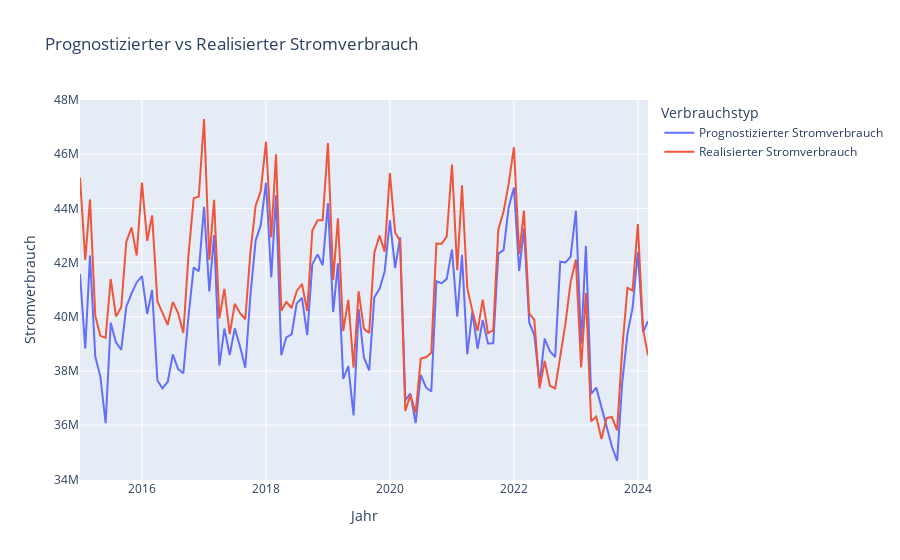

The notebook cell saved with this chart:
### Markdown cell above
## 1 Realisierter Stromverbrauch und Gesamt realisierte Erzeugung

### Code cell
test_progVSreal_Str_2015_2024 = pd.read_csv("Data/SMARD/test_progVSreal_Str_2015_2024.csv")

import plotly.express as px

# Convert 'Datum' to datetime
test_progVSreal_Str_2015_2024['Datum'] = pd.to_datetime(test_progVSreal_Str_2015_2024['Datum'], format='%d.%m.%Y')

fig = px.line(test_progVSreal_Str_2015_2024, x='Datum', y=['Ges_realisierte Erzeugung', 'Realisierter Stromverbrauch'], 
              title='Prognostizierter vs Realisierter Stromverbrauch',
              labels={'value': 'Stromverbrauch', 'variable': 'Verbrauchstyp', 'Datum': 'Jahr'},
              hover_data={'Datum': '|%B %d, %Y'})

# Update x axis to show only year
#fig.update_xaxes(dtick="M12", tickformat="%Y")

fig.show()
